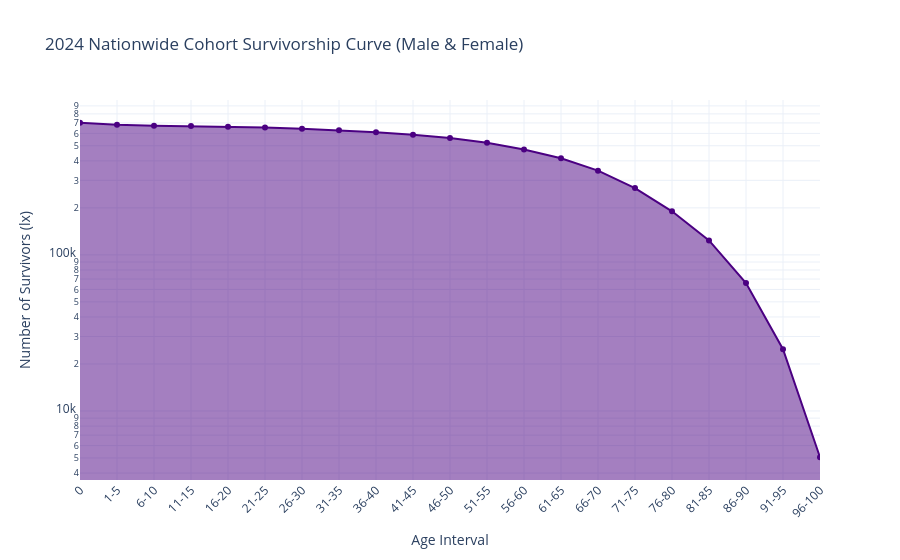

Here is the notebook cell this chart was saved with:
### Code cell
# We use the raw survivor count ('l_x_raw') for the Y-axis
fig = px.line(
    final_table,
    x='x',  # The age brackets (0, 1-5, 6-10...)
    y='l_x_raw',  # The remaining survivors out of your starting population
    title='2024 Nationwide Cohort Survivorship Curve (Male & Female)',
    labels={
        'x': 'Age Interval',
        'l_x_raw': 'Number of Survivors (lx)'
    },
    log_y=True,
    markers=True  # Adds distinct dots to each data point
)

# Standard formatting to make it look professional
fig.update_traces(fill='tozeroy', line_color='indigo')
fig.update_layout(
    template="plotly_white",
    hovermode="x unified",
    xaxis_tickangle=-45  # Tilts the age labels so they don't overlap
)

fig.show()

### Figure 1 — Plotly figure (JSON) as saved in the notebook; plotly's stock layout.template omitted (floating-point values rounded to 4 significant figures)
{"data": [{"hovertemplate": "Age Interval=%{x}<br>Number of Survivors (lx)=%{y}<extra></extra>", "legendgroup": "", "line": {"color": "indigo", "dash": "solid"}, "marker": {"symbol": "circle"}, "mode": "lines+markers", "name": "", "orientation": "v", "showlegend": false, "x": ["0", "1-5", "6-10", "11-15", "16-20", "21-25", "26-30", "31-35", "36-40", "41-45", "46-50", "51-55", "56-60", "61-65", "66-70", "71-75", "76-80", "81-85", "86-90", "91-95", "96-100"], "xaxis": "x", "y": [701811, 680707, 672537, 668158, 662743, 653684, 642200, 627995, 610523, 589044, 559572, 522411, 473453, 415340, 346218, 267703, 190141, 123740, 65985, 24884, 5053], "yaxis": "y", "type": "scatter", "fill": "tozeroy"}], "layout": {"xaxis": {"anchor": "y", "domain": [0.0, 1.0], "title": {"text": "Age Interval"}, "tickangle": -45}, "yaxis": {"anchor": "x", "domain": [0.0, 1.0], "title": {"text": "Number of Survivors (lx)"}, "type": "log"}, "legend": {"tracegroupgap": 0}, "title": {"text": "2024 Nationwide Cohort Survivorship Curve (Male & Female)"}, "hovermode": "x unified"}}
